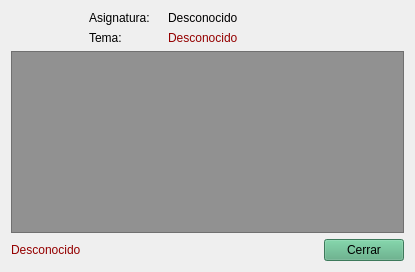
<?xml version="1.0" encoding="UTF-8"?>
<ui version="4.0">
 <class>ResultadosForm</class>
 <widget class="QWidget" name="ResultadosForm">
  <property name="geometry">
   <rect>
    <x>0</x>
    <y>0</y>
    <width>415</width>
    <height>272</height>
   </rect>
  </property>
  <property name="windowTitle">
   <string>Form</string>
  </property>
  <layout class="QGridLayout" name="gridLayout">
   <item row="4" column="0" colspan="5">
    <widget class="QTableWidget" name="tblResultados">
     <property name="styleSheet">
      <string notr="true">background-color: rgb(145, 145, 145);</string>
     </property>
    </widget>
   </item>
   <item row="2" column="1">
    <widget class="QLabel" name="label_3">
     <property name="text">
      <string>Tema:</string>
     </property>
    </widget>
   </item>
   <item row="5" column="4">
    <widget class="QPushButton" name="btnCerrar">
     <property name="styleSheet">
      <string notr="true">background-color: rgb(85, 170, 127);
font: 700 9pt &quot;Segoe UI&quot;;
color: rgb(0, 0, 0);</string>
     </property>
     <property name="text">
      <string>Cerrar</string>
     </property>
    </widget>
   </item>
   <item row="0" column="2">
    <widget class="QLabel" name="lblAsignatura">
     <property name="text">
      <string>Desconocido</string>
     </property>
    </widget>
   </item>
   <item row="0" column="1">
    <widget class="QLabel" name="label">
     <property name="text">
      <string>Asignatura:</string>
     </property>
    </widget>
   </item>
   <item row="2" column="2">
    <widget class="QLabel" name="lblTema">
     <property name="styleSheet">
      <string notr="true">font: 700 9pt &quot;Segoe UI&quot;;
color: rgb(148, 0, 0);</string>
     </property>
     <property name="text">
      <string>Desconocido</string>
     </property>
    </widget>
   </item>
   <item row="5" column="0">
    <widget class="QLabel" name="lblScore">
     <property name="styleSheet">
      <string notr="true">font: 700 italic 9pt &quot;Segoe UI&quot;;
color: rgb(148, 0, 0);</string>
     </property>
     <property name="text">
      <string>Desconocido</string>
     </property>
    </widget>
   </item>
  </layout>
 </widget>
 <resources/>
 <connections/>
</ui>
